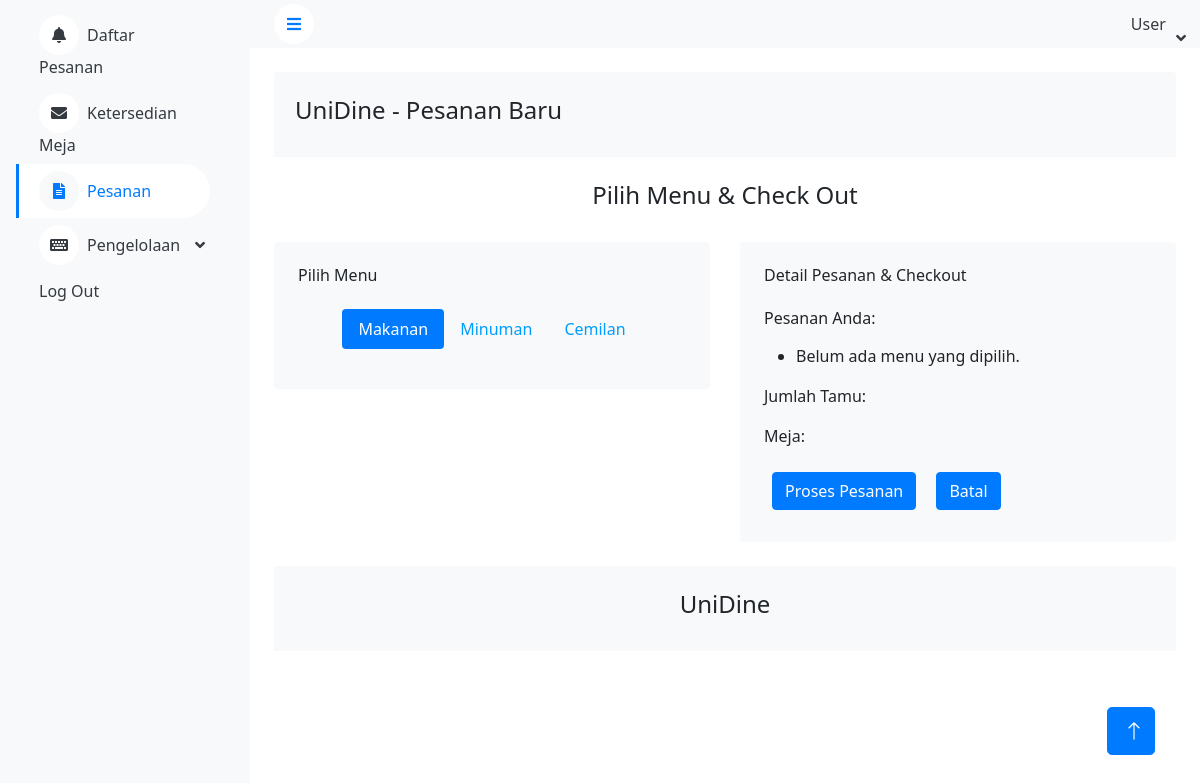
/PesananBaru.php, run on an earlier commit of the app's database.
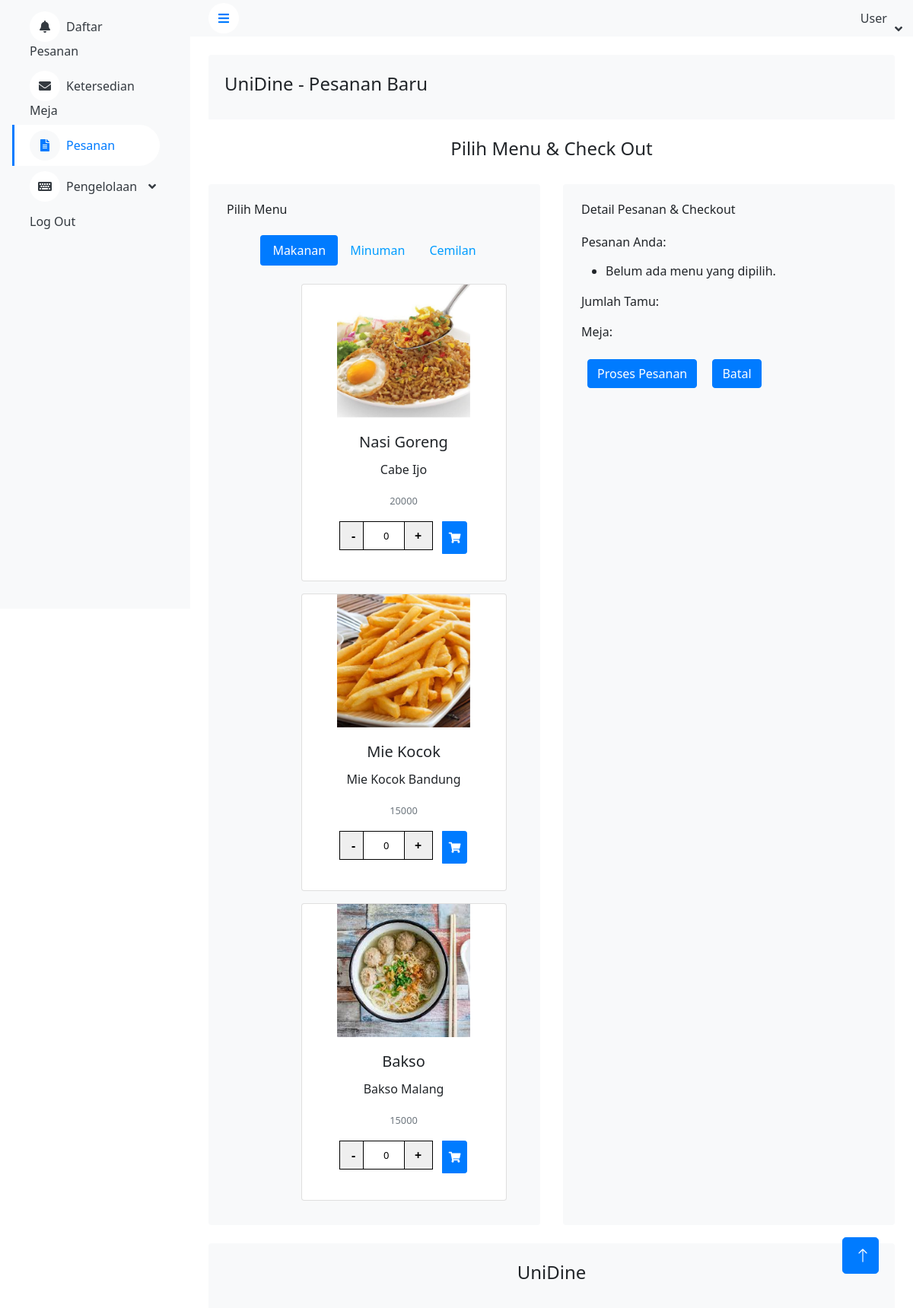
And on a later commit of the database.
### tables this page shows
CREATE TABLE `tbl_menu` (
  `id` int(5) NOT NULL,
  `kd_menu` varchar(10) NOT NULL,
  `nama` varchar(200) NOT NULL,
  `deks` text NOT NULL,
  `kategori` varchar(50) NOT NULL,
  `harga` int(20) NOT NULL,
  `pic` varchar(200) NOT NULL,
  `status` varchar(50) NOT NULL
);

### PesananBaru.php (the view, shortened to what this page needs)
<?php include 'koneksi.php';
session_start() ?>
<!DOCTYPE html>
<html lang="en">
<head>
    <link href="https://cdnjs.cloudflare.com/ajax/libs/font-awesome/5.10.0/css/all.min.css" rel="stylesheet">
    <link href="https://cdn.jsdelivr.net/npm/bootstrap-icons@1.4.1/font/bootstrap-icons.css" rel="stylesheet">
    <link href="lib/owlcarousel/assets/owl.carousel.min.css" rel="stylesheet">
    <link href="lib/tempusdominus/css/tempusdominus-bootstrap-4.min.css" rel="stylesheet" />
    <link href="css/bootstrap.min.css" rel="stylesheet">
    <link href="css/style.css" rel="stylesheet">
    <link href="//maxcdn.bootstrapcdn.com/bootstrap/4.1.1/css/bootstrap.min.css" rel="stylesheet" id="bootstrap-css">
    <link href="css/count.css" rel="stylesheet">
</head>
<body>
    <div class="container-xxl position-relative bg-white d-flex p-0">
        <div class="sidebar pe-4 pb-3">
            <nav class="navbar bg-light navbar-light">
                <div class="navbar-nav w-100 ">
                    <a href="index.php" class="nav-item nav-link"><i class="fa fa-bell me-2"></i>Daftar Pesanan</a>
                    <a href="KetersediaanMeja.php" class="nav-item nav-link "><i class="fa fa-envelope me-2"></i>Ketersedian Meja</a>
                    <a href="Pesanan.php" class="nav-item nav-link active"><i class="fa fa-file-alt me-2"></i>Pesanan</a>
                    <div class="nav-item dropdown">
                        <a href="#" class="nav-link dropdown-toggle" data-bs-toggle="dropdown"><i class="fa fa-keyboard me-2"></i>Pengelolaan</a>
                    </div>
                    <a href="Login.php" class="nav-item nav-link">Log Out</a>
                </div>
            </nav>
        </div>
        <div class="content">
            <nav class="navbar navbar-expand bg-light navbar-light sticky-top px-4 py-0">
                <a href="#" class="sidebar-toggler flex-shrink-0">
                    <i class="fa fa-bars"></i>
                </a>
                <div class="navbar-nav align-items-center ms-auto">
                    <div class="nav-item dropdown">
                        <a href="#" class="nav-link dropdown-toggle" data-bs-toggle="dropdown">
                            <span class="d-none d-lg-inline-flex">User</span>
                        </a>
                    </div>
                </div>
            </nav>
            <div class="container-fluid mb-4 pt-4 px-4 ">
                <div class="bg-light rounded-top p-4">
                    <div class="row">
                        <p class="h4"> UniDine - Pesanan Baru</p>
                    </div>
                </div>
            </div>
            <p class="h4 text-center"> Pilih Menu & Check Out</p>
            <div class="container-fluid pt-4 px-4">
                <div class="row g-4">
                    <div class="col-sm-12 col-xl-6">
                        <div class="bg-light text-center rounded p-4">
                            <div class="d-flex align-items-center justify-content-between mb-4">
                                <h6 class="mb-0">Pilih Menu</h6>
                            </div>
                            <ul class="nav nav-pills mb-3 justify-content-center" id="pills-tab" role="tablist">
                                <li class="nav-item" role="presentation">
                                    <button class="nav-link active" id="pills-home-tab" data-bs-toggle="pill" data-bs-target="#pills-home" type="button" role="tab" aria-controls="pills-home" aria-selected="true">Makanan</button>
                                </li>
                                <li class="nav-item" role="presentation">
                                    <button class="nav-link" id="pills-profile-tab" data-bs-toggle="pill" data-bs-target="#pills-profile" type="button" role="tab" aria-controls="pills-profile" aria-selected="false">Minuman</button>
                                </li>
                                <li class="nav-item" role="presentation">
                                    <button class="nav-link" id="pills-contact-tab" data-bs-toggle="pill" data-bs-target="#pills-contact" type="button" role="tab" aria-controls="pills-contact" aria-selected="false">Cemilan</button>
                                </li>
                            </ul>
                            <div class="tab-content" id="pills-tabContent">
                                <div class="tab-pane fade show active " id="pills-home" role="tabpanel" aria-labelledby="pills-home-tab">
                                    <?php
                                    $hasil = mysqli_query($koneksi, "SELECT * FROM tbl_menu WHERE kategori = 'Makanan' AND status = 'Tersedia' ");
                                    while ($h = mysqli_fetch_array($hasil)) {
                                    ?>
                                        <form action="tambahorder.php" method="post">
                                            <div class="row justify-content-md-center">
                                                <div class="col-md-6 m-auto p-2">
                                                    <div class="card-deck justify-content-center" style="width: 300px;">
                                                        <div class="card " style="width:400px">
                                                            <center><?php echo "<img src='./img/$h[pic]' width='175' height='175' />"; ?>
                                                                <div class="card-body">
                                                                    <h5 class="card-title"><?= $h['nama']; ?></h5>
                                                                    <p class="card-text"><?= $h['deks']; ?></p>
                                                                    <p class="card-text"><small class="text-muted"><?= $h['harga']; ?></small></p>
                                                                    <div class="input-group" style="justify-content: center;">
                                                                        <input type="button" value="-" class="button-minus" data-field="quantity">
                                                                        <input type="number" step="1" max="" value="0" name="quantity" class="quantity-field">
                                                                        <input type="button" value="+" class="button-plus" data-field="quantity">
                                                                        <button class="btn btn-primary btn-sm" type="submit" name="add_to_order">
                                                                            <i class="fa fa-shopping-cart"></i>
                                                                    </div>
                                                                </div>
                                                        </div>
                                                    </div>
                                                </div>
                                            </div>
                                        </form>
                                    <?php } ?>
                                </div>
                            </div>
                        </div>
                    </div>
                    <div class="col-sm-12 col-xl-6">
                        <div class="bg-light rounded h-100 p-4">
                            <div class="d-flex align-items-center justify-content-between mb-4">
                                <h6 class="mb-0">Detail Pesanan & Checkout</h6>
                            </div>
                            <h6 class="mb-3">Pesanan Anda:</h6>
                            <ul>
                                <?php
                                if (isset($_SESSION['order']) && count($_SESSION['order']) > 0) {
                                    foreach ($_SESSION['order'] as $orderItem) {
                                        echo "<li>{$orderItem['nama']} ({$orderItem['quantity']} x {$orderItem['harga']})</li>";
                                    }
                                } else {
                                    echo "<li>Belum ada menu yang dipilih.</li>";
                                }
                                ?>
                            </ul>
                            <form method="post" action="ProsesPesanan.php">
                                <p>Jumlah Tamu: <?= isset($_SESSION["jumlah_tamu"]) ? $_SESSION["jumlah_tamu"] : ""; ?></p>
                                <p>Meja: <?= isset($_SESSION["meja_dipilih"]) ? $_SESSION["meja_dipilih"] : ""; ?></p>
                                <button type="submit" class="btn btn-primary m-2">Proses Pesanan</button>
                                <a href="Pesanan.php"><button type="button" class="btn btn-primary m-2">Batal</button></a>
                            </form>
                        </div>
                    </div>
                </div>
            </div>
            <div class="container-fluid pt-4 px-4">
                <div class="bg-light rounded-top p-4">
                    <div class="row ">
                        <p class="h4 text-center">UniDine</p>
                    </div>
                </div>
            </div>
        </div>
        <a href="#" class="btn btn-lg btn-primary btn-lg-square back-to-top"><i class="bi bi-arrow-up"></i></a>
    </div>
</body>
</html>

### css/style.css (style rules this page uses)
:root { --primary: #009CFF; --light: #F3F6F9; --dark: #191C24; }
.back-to-top { position: fixed; display: none; right: 45px; bottom: 45px; z-index: 99; }
.btn { transition: .5s; }
.btn.btn-primary { color: #FFFFFF; }
.btn-lg-square { width: 48px; height: 48px; }
.btn-square, .btn-sm-square, .btn-lg-square { padding: 0; display: inline-flex; align-items: center; justify-content: center; font-weight: normal; border-radius: 50px; }
.sidebar { position: fixed; top: 0; left: 0; bottom: 0; width: 250px; height: 100vh; overflow-y: auto; background: var(--light); transition: 0.5s; z-index: 999; }
.content { margin-left: 250px; min-height: 100vh; background: #FFFFFF; transition: 0.5s; }
@media (min-width: 992px) { .sidebar { margin-left: 0; } }
@media (min-width: 992px) { .content { width: calc(100% - 250px); } }
.sidebar .navbar .navbar-nav .nav-link { padding: 7px 20px; color: var(--dark); font-weight: 500; border-left: 3px solid var(--light); border-radius: 0 30px 30px 0; outline: none; }
.sidebar .navbar .navbar-nav .nav-link:hover, .sidebar .navbar .navbar-nav .nav-link.active { color: var(--primary); background: #FFFFFF; border-color: var(--primary); }
.sidebar .navbar .navbar-nav .nav-link i { width: 40px; height: 40px; display: inline-flex; align-items: center; justify-content: center; background: #FFFFFF; border-radius: 40px; }
.sidebar .navbar .navbar-nav .nav-link:hover i, .sidebar .navbar .navbar-nav .nav-link.active i { background: var(--light); }
.sidebar .navbar .dropdown-toggle::after { position: absolute; top: 15px; right: 15px; border: none; content: "\f107"; font-family: "Font Awesome 5 Free"; font-weight: 900; transition: .5s; }
.content .navbar .navbar-nav .nav-link { margin-left: 25px; padding: 12px 0; color: var(--dark); outline: none; }
.content .navbar .sidebar-toggler, .content .navbar .navbar-nav .nav-link i { width: 40px; height: 40px; display: inline-flex; align-items: center; justify-content: center; background: #FFFFFF; border-radius: 40px; }
.content .navbar .dropdown-toggle::after { margin-left: 6px; vertical-align: middle; border: none; content: "\f107"; font-family: "Font Awesome 5 Free"; font-weight: 900; transition: .5s; }

### css/count.css (style rules this page uses)
input, textarea { border: 1px solid ; box-sizing: border-box; margin: 0; outline: none; padding: 10px; }
input[type="button"] { cursor: pointer; }
.input-group { clear: both; margin: 15px 0; position: relative; }
.input-group input[type='button'] { min-width: 38px; width: auto; transition: all 300ms ease; }
.input-group .button-minus, .input-group .button-plus { font-weight: bold; height: 38px; padding: 0; width: 38px; position: relative; }
.input-group .quantity-field { position: relative; height: 38px; left: -6px; text-align: center; width: 62px; display: inline-block; font-size: 13px; margin: 0 0 5px; resize: vertical; }
.button-plus { left: -13px; }
input[type="number"] { -moz-appearance: textfield; -webkit-appearance: none; }
* { font-family: system-ui; }

What changed in the data, as far as the page shows it:
now on this page (row edited): tbl_menu: pic (picture), nama "Nasi Goreng", deks "Cabe Ijo", harga "20000"
now on this page (row edited): tbl_menu: pic (picture), nama "Mie Kocok", deks "Mie Kocok Bandung", harga "15000"
now on this page (row edited): tbl_menu: pic (picture), nama "Bakso", deks "Bakso Malang", harga "15000"
